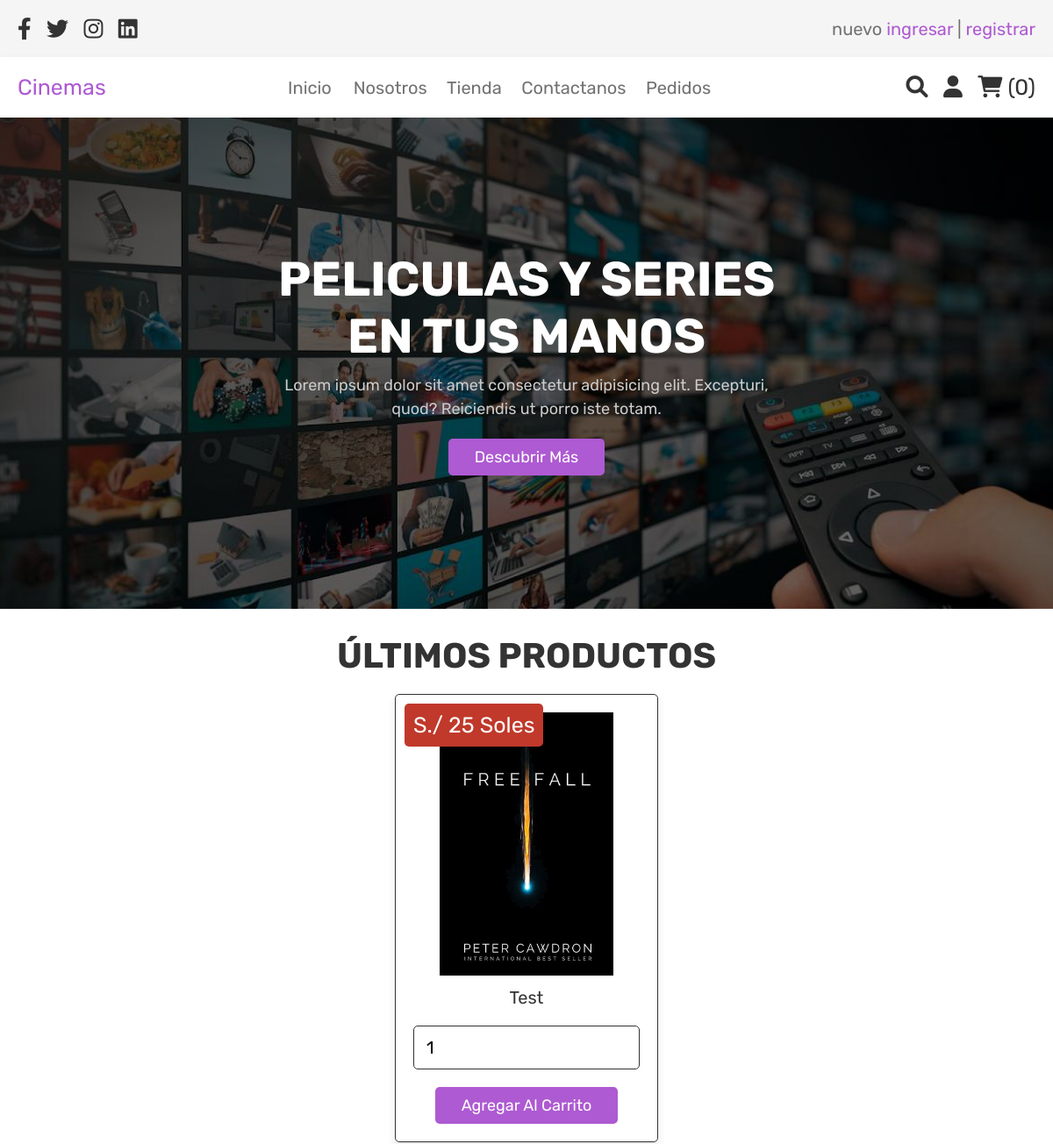
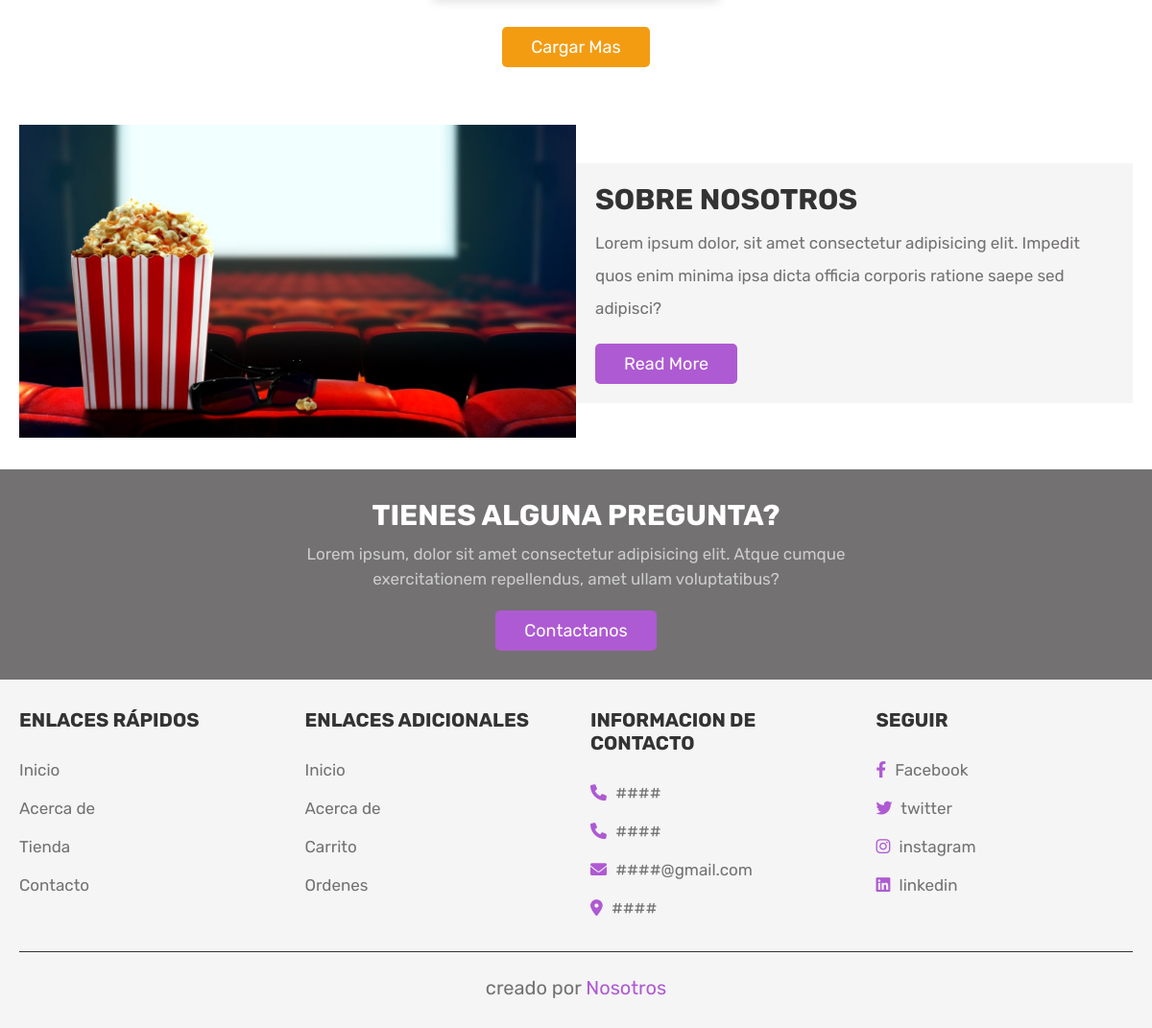
Screenshot of /home.php (signed in) with the database file from the repository (2 pictures, top to bottom).
### tables this page shows
CREATE TABLE `products` (
  `id` int(100) NOT NULL,
  `name` varchar(100) NOT NULL,
  `price` int(100) NOT NULL,
  `image` varchar(100) NOT NULL
);

### src/home.php (the view, shortened to what this page needs)
<?php
include 'config.php';
?>
<!DOCTYPE html>
<html lang="en">
<head>
   <link rel="stylesheet" href="https://cdnjs.cloudflare.com/ajax/libs/font-awesome/6.0.0/css/all.min.css">
   <link rel="stylesheet" href="css/style.css">
</head>
<body>
<?php include 'header.php'; ?>
<section class="home">
   <div class="content">
      <h3>Peliculas y series en tus manos</h3>
      <p>Lorem ipsum dolor sit amet consectetur adipisicing elit. Excepturi, quod? Reiciendis ut porro iste totam.</p>
      <a href="about.php" class="white-btn">Descubrir Más</a>
   </div>
</section>
<section class="products">
   <h1 class="title">ÚLTIMOS productos</h1>
   <div class="box-container">
      <?php
         $select_products = mysqli_query($conn, "SELECT * FROM `products` LIMIT 6") or die('query failed');
         if(mysqli_num_rows($select_products) > 0){
            while($fetch_products = mysqli_fetch_assoc($select_products)){
      ?>
     <form action="" method="post" class="box">
      <img class="image" src="uploaded_img/<?php echo $fetch_products['image']; ?>" alt="">
      <div class="name"><?php echo $fetch_products['name']; ?></div>
      <div class="price">S./ <?php echo $fetch_products['price']; ?> Soles</div>
      <input type="number" min="1" name="product_quantity" value="1" class="qty">
      <input type="submit" value="agregar al carrito" name="add_to_cart" class="btn">
     </form>
      <?php
         }
      }else{
         echo '<p class="empty">¡Aún no hay productos añadidos!</p>';
      }
      ?>
   </div>
   <div class="load-more" style="margin-top: 2rem; text-align:center">
      <a href="shop.php" class="option-btn">Cargar mas</a>
   </div>
</section>
<section class="about">
   <div class="flex">
      <div class="image">
         <img src="images/about-img.jpg" alt="img">
      </div>
      <div class="content">
         <h3>Sobre nosotros</h3>
         <p>Lorem ipsum dolor, sit amet consectetur adipisicing elit. Impedit quos enim minima ipsa dicta officia corporis ratione saepe sed adipisci?</p>
         <a href="about.php" class="btn">read more</a>
      </div>
   </div>
</section>
<section class="home-contact">
   <div class="content">
      <h3>Tienes alguna pregunta?</h3>
      <p>Lorem ipsum, dolor sit amet consectetur adipisicing elit. Atque cumque exercitationem repellendus, amet ullam voluptatibus?</p>
      <a href="contact.php" class="white-btn">Contactanos</a>
   </div>
</section>
<?php include 'footer.php'; ?>
</body>
</html>

### src/css/style.css (style rules this page uses)
:root { --purple:#ae5ad2; --red:#c0392b; --orange:#f39c12; --black:#333; --white:#fff; --light-color:#737171; --light-white:#ccc; --light-bg:#f5f5f5; --border:.1rem solid var(--black); --box-shadow:0 .5rem 1rem rgba(0,0,0,.1); }
* { font-family: 'Rubik', sans-serif; margin:0; padding:0; box-sizing: border-box; outline: none; border:none; text-decoration: none; transition:all .2s linear; }
html { font-size: 62.5%; overflow-x: hidden; }
section { padding:3rem 2rem; }
.title { text-align: center; margin-bottom: 2rem; text-transform: uppercase; color:var(--black); font-size: 4rem; }
.btn, .option-btn, .delete-btn, .white-btn { display: inline-block; margin-top: 1rem; padding:1rem 3rem; cursor: pointer; color:var(--white); font-size: 1.8rem; border-radius: .5rem; text-transform: capitalize; }
.white-btn, .btn { background-color: var(--purple); }
.option-btn { background-color: var(--orange); }
.home { min-height: 70vh; background:linear-gradient(rgba(0,0,0,.4), rgba(0,0,0,.1)), url(../images/home-bg.jpg) no-repeat; background-size: cover; background-position: center; display: flex; align-items: center; justify-content: center; }
.home .content { text-align: center; width: 60rem; }
.home .content h3 { font-size: 5.5rem; color:var(--white); text-transform: uppercase; }
.home .content p { font-size:1.8rem; color:var(--light-white); padding:1rem 0; line-height: 1.5; }
.products .box-container { max-width: 1200px; margin:0 auto; display: grid; grid-template-columns: repeat(auto-fit, 30rem); align-items: flex-start; gap:1.5rem; justify-content: center; }
.products .box-container .box { border-radius: .5rem; background-color: var(--white); box-shadow: var(--box-shadow); padding:2rem; text-align: center; border:var(--border); position: relative; }
.products .box-container .box .image { height: 30rem; }
.products .box-container .box .name { padding:1rem 0; font-size: 2rem; color:var(--black); }
.products .box-container .box .qty { width: 100%; padding:1.2rem 1.4rem; border-radius: .5rem; border:var(--border); margin:1rem 0; font-size: 2rem; }
.products .box-container .box .price { position: absolute; top:1rem; left:1rem; border-radius: .5rem; padding:1rem; font-size: 2.5rem; color:var(--white); background-color: var(--red); }
.about .flex { max-width: 1200px; margin:0 auto; display: flex; align-items: center; flex-wrap: wrap; }
.about .flex .image { flex:1 1 40rem; }
.about .flex .image img { width: 100%; }
.about .flex .content { flex:1 1 40rem; padding:2rem; background-color: var(--light-bg); }
.about .flex .content h3 { font-size: 3rem; color:var(--black); text-transform: uppercase; }
.about .flex .content p { padding:1rem 0; line-height: 2; font-size: 1.7rem; color:var(--light-color); }
.home-contact { background-color: var(--light-color); }
.home-contact .content { max-width: 60rem; text-align: center; margin:0 auto; }
.home-contact .content h3 { font-size: 3rem; text-transform: uppercase; color:var(--white); }
.home-contact .content p { padding:1rem 0; line-height: 1.5; color:var(--light-white); font-size: 1.7rem; }

### rows the page displays
products: image (picture), name "Test", price "25"

### other values shown
$cart_rows_number "0"
